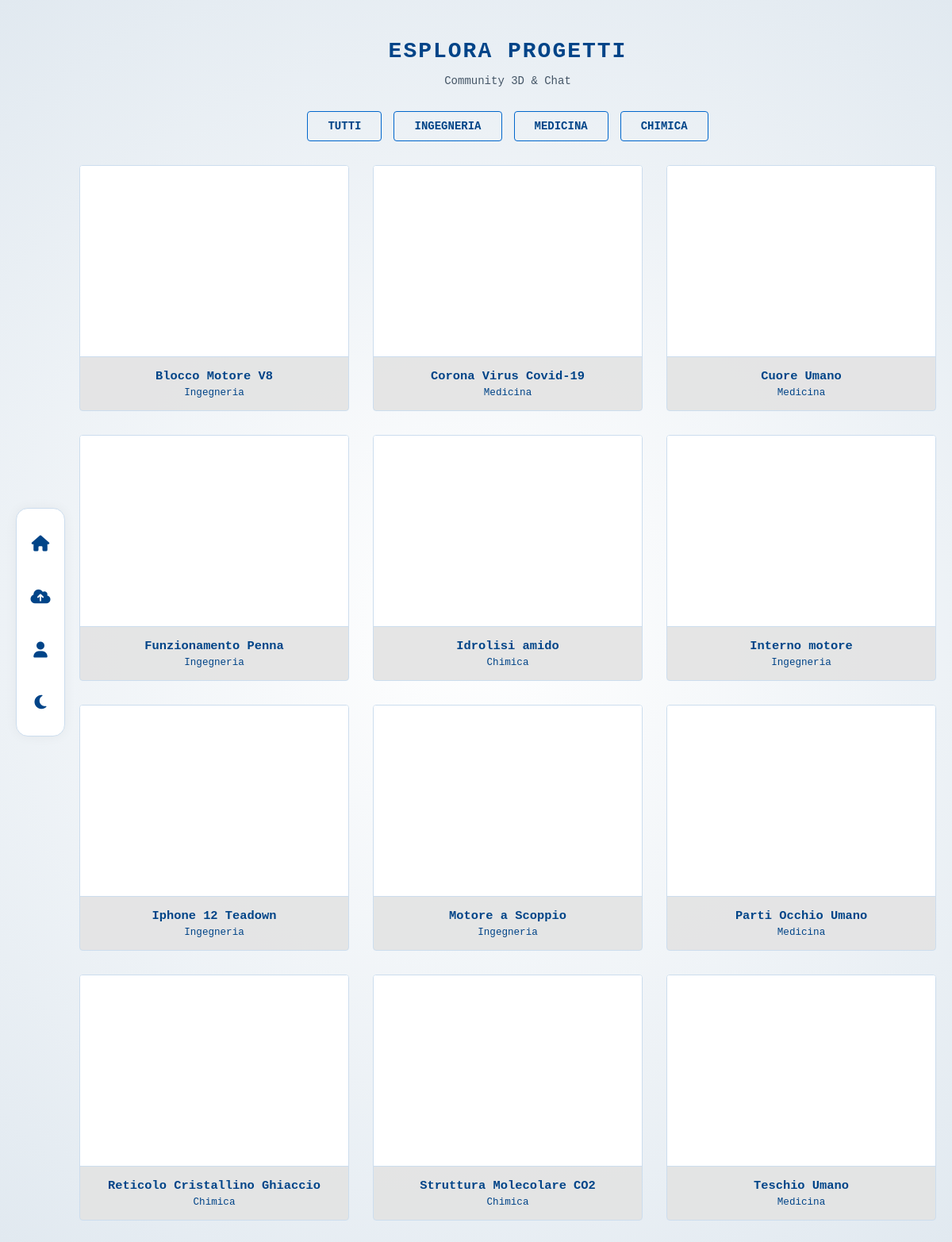
/Image-Gallary/index.php (signed in), run on the app's committed database.
### tables this page shows
CREATE TABLE `gallary` (
  `title` varchar(100) NOT NULL,
  `category` varchar(50) NOT NULL,
  `path` varchar(100) NOT NULL
);

### Image-Gallary/index.php (the view, shortened to what this page needs)
<?php
    include("./connect.php");
?>
<!DOCTYPE html>
<html lang="it">
<head>
    <link rel="stylesheet" href="https://cdnjs.cloudflare.com/ajax/libs/font-awesome/6.4.0/css/all.min.css">
    <link rel="stylesheet" href="style.css?v=2">
</head>
<body>
    <div class="sidebar-nav">
        <a href="index.php" class="sidebar-btn" title="Home"><i class="fas fa-home icon"></i></a>
        <a href="#" onclick="openUploadModal(); return false;" class="sidebar-btn" title="Upload"><i class="fas fa-cloud-upload-alt icon"></i></a>
        <a href="../login/personal.php" class="sidebar-btn" title="Profilo"><i class="fas fa-user icon"></i></a>
        <button onclick="toggleDarkMode()" class="sidebar-btn" title="Cambia Tema">
            <i id="theme-icon" class="fas fa-moon icon"></i>
        </button>
    </div>
    <div class="container">
        <h1 style="text-align:center; margin-bottom: 10px;">Esplora Progetti</h1>
        <p style="text-align:center; margin-bottom: 30px;">Community 3D & Chat</p>
        <div class="filters">
            <a href="index.php" class="filter-btn">Tutti</a>
            <a href="?category=Ingegneria" class="filter-btn">Ingegneria</a>
            <a href="?category=Medicina" class="filter-btn">Medicina</a>
            <a href="?category=Chimica" class="filter-btn">Chimica</a>
        </div>
        <div class="gallery-grid">
            <?php
                $where = isset($_GET['category']) ? "WHERE category='".mysqli_real_escape_string($connect, $_GET['category'])."'" : "";
                $res = mysqli_query($connect, "SELECT * FROM gallary $where ORDER BY title ASC");
                while ($row = mysqli_fetch_assoc($res)) {
                    $path = "./uploads/" . $row['path'];
                    $t = htmlspecialchars($row['title']);
                    $c = htmlspecialchars($row['category']);
                    $f = $row['path'];
            ?>
                <div class='card' onclick="openViewModal('<?php echo $path; ?>', '<?php echo $t; ?>', '<?php echo $c; ?>', '<?php echo $f; ?>')">
                    <model-viewer
                        src="<?php echo $path; ?>"
                        loading="lazy"
                        reveal="auto"
                        interaction-prompt="none"
                        disable-zoom
                        shadow-intensity="1"
                        style="pointer-events: none; width:100%; height:240px; background:var(--modal-bg);">
                    </model-viewer>
                    <div class='card-info'>
                        <div style="font-weight:700; font-size:1.1em;"><?php echo $t; ?></div>
                        <div style="font-size:0.9em; margin-top:5px;"><?php echo $c; ?></div>
                    </div>
                </div>
            <?php } ?>
        </div>
    </div>
</body>
</html>

### Image-Gallary/style.css (style rules this page uses)
:root { --primary: #0066cc; --primary-hover: #004488; --accent-glow: rgba(0, 102, 204, 0.3); --bg: #f0f4f8; --bg-gradient: radial-gradient(circle at center, #ffffff 0%, #e1e9f0 100%); --card-bg: rgba(255, 255, 255, 0.9); --card-border: #ccddee; --text-main: #004488; --text-sec: #445566; --modal-bg: #ffffff; --sidebar-bg: #ffffff; --sidebar-border: #ccddee; --input-bg: #ffffff; --input-border: #ccddee; --chat-bg: #f9fbfd; --shadow: rgba(0, 0, 0, 0.05); }
body { font-family: 'Courier New', Courier, monospace; background: var(--bg); background-image: var(--bg-gradient); background-attachment: fixed; color: var(--text-main); margin: 0; padding: 0; padding-left: 80px; transition: all 0.5s ease; font-size: 14px; }
h1, h2, h3, h4 { color: var(--text-main); text-transform: uppercase; letter-spacing: 2px; font-weight: bold; }
p, label, span { color: var(--text-sec); }
.container { max-width: 1400px; margin: 0 auto; padding: 30px 20px; position: relative; z-index: 1; }
.sidebar-nav { display: flex; flex-direction: column; background-color: var(--sidebar-bg); border: 1px solid var(--sidebar-border); width: 60px; padding: 20px 0; align-items: center; justify-content: flex-start; border-radius: 15px; position: fixed; left: 20px; top: 50%; transform: translateY(-50%); z-index: 2000; gap: 20px; box-shadow: 0 0 15px var(--shadow); backdrop-filter: blur(5px); }
.sidebar-btn { border: 1px solid transparent; background: transparent; width: 45px; height: 45px; border-radius: 8px; display: flex; align-items: center; justify-content: center; color: var(--text-main); cursor: pointer; text-decoration: none; transition: all 0.3s; }
.icon { font-size: 20px; }
.filters { display: flex; gap: 15px; flex-wrap: wrap; justify-content: center; margin-bottom: 30px; }
.filter-btn { text-decoration: none; color: var(--text-main); background: transparent; padding: 10px 25px; border-radius: 4px; font-size: 14px; border: 1px solid var(--primary); font-weight: bold; text-transform: uppercase; transition: 0.3s; }
.gallery-grid { display: grid; grid-template-columns: repeat(auto-fill, minmax(280px, 1fr)); gap: 30px; }
.card { background: var(--card-bg); border: 1px solid var(--card-border); border-radius: 4px; overflow: hidden; box-shadow: 0 4px 15px rgba(0,0,0,0); transition: all 0.3s; height: auto; display: flex; flex-direction: column; cursor: pointer; position: relative; }
.card model-viewer { width: 100%; height: 240px; background: transparent; }
.card::after { content: ""; position: absolute; top: 0; left: 0; width: 100%; height: 100%; pointer-events: none; box-shadow: inset 0 0 20px rgba(0,0,0,0.5); display: none; }
.card-info { padding: 15px; text-align: center; flex-grow: 1; display: flex; flex-direction: column; justify-content: center; border-top: 1px solid var(--card-border); background: rgba(0,0,0,0.1); }

### data on the page
gallary: title "Blocco Motore V8", category "Ingegneria"
gallary: title "Corona Virus Covid-19", category "Medicina"
gallary: title "Cuore Umano", category "Medicina"
gallary: title "Funzionamento Penna", category "Ingegneria"
gallary: title "Idrolisi amido", category "Chimica"
gallary: title "Interno motore", category "Ingegneria"
gallary: title "Iphone 12 Teadown", category "Ingegneria"
gallary: title "Motore a Scoppio", category "Ingegneria"
gallary: title "Parti Occhio Umano", category "Medicina"
gallary: title "Reticolo Cristallino Ghiaccio", category "Chimica"
gallary: title "Struttura Molecolare CO2", category "Chimica"
gallary: title "Teschio Umano", category "Medicina"
